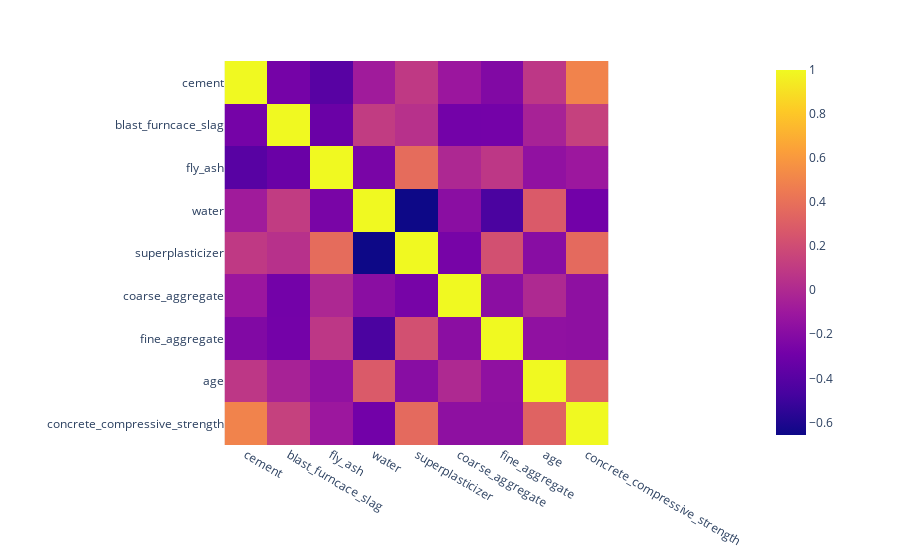

The notebook cell saved with this chart:
### Code cell
fig = px.imshow(data.corr())
fig.show()

### Figure 1 — Plotly figure (JSON) as saved in the notebook; plotly's stock layout.template omitted (floating-point values rounded to 4 significant figures)
{"data": [{"coloraxis": "coloraxis", "hovertemplate": "x: %{x}<br>y: %{y}<br>color: %{z}<extra></extra>", "name": "0", "type": "heatmap", "x": ["cement", "blast_furncace_slag", "fly_ash", "water", "superplasticizer", "coarse_aggregate", "fine_aggregate", "age", "concrete_compressive_strength"], "xaxis": "x", "y": ["cement", "blast_furncace_slag", "fly_ash", "water", "superplasticizer", "coarse_aggregate", "fine_aggregate", "age", "concrete_compressive_strength"], "yaxis": "y", "z": [[1, -0.2752, -0.3975, -0.08154, 0.09277, -0.1094, -0.2227, 0.08195, 0.4978], [-0.2752, 1, -0.3236, 0.1073, 0.04338, -0.284, -0.2816, -0.04425, 0.1348], [-0.3975, -0.3236, 1, -0.257, 0.3773, -0.009977, 0.07908, -0.1544, -0.1058], [-0.08154, 0.1073, -0.257, 1, -0.6575, -0.1823, -0.4506, 0.2776, -0.2896], [0.09277, 0.04338, 0.3773, -0.6575, 1, -0.2663, 0.2225, -0.1927, 0.3661], [-0.1094, -0.284, -0.009977, -0.1823, -0.2663, 1, -0.1785, -0.003016, -0.1649], [-0.2227, -0.2816, 0.07908, -0.4506, 0.2225, -0.1785, 1, -0.1561, -0.1672], [0.08195, -0.04425, -0.1544, 0.2776, -0.1927, -0.003016, -0.1561, 1, 0.3289], [0.4978, 0.1348, -0.1058, -0.2896, 0.3661, -0.1649, -0.1672, 0.3289, 1]]}], "layout": {"coloraxis": {"colorscale": [[0, "#0d0887"], [0.1111, "#46039f"], [0.2222, "#7201a8"], [0.3333, "#9c179e"], [0.4444, "#bd3786"], [0.5556, "#d8576b"], [0.6667, "#ed7953"], [0.7778, "#fb9f3a"], [0.8889, "#fdca26"], [1, "#f0f921"]]}, "margin": {"t": 60}, "xaxis": {"anchor": "y", "constrain": "domain", "domain": [0, 1], "scaleanchor": "y"}, "yaxis": {"anchor": "x", "autorange": "reversed", "constrain": "domain", "domain": [0, 1]}}}
